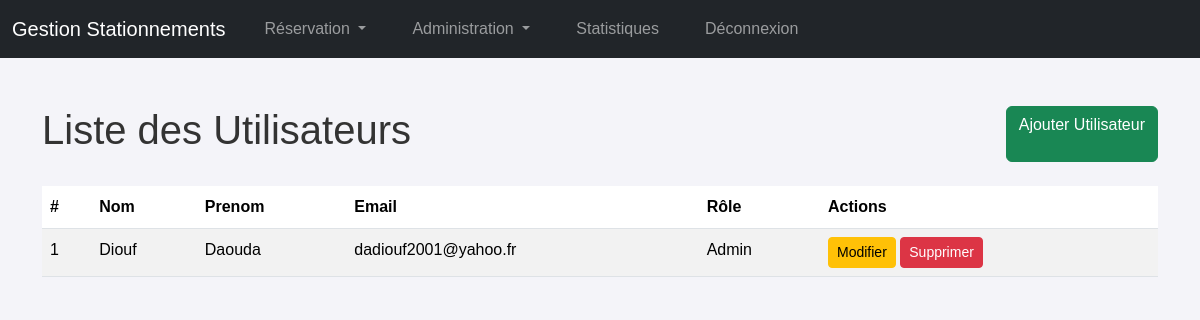
/Utilisateur.php (signed in), run on the app's committed database.
### tables this page shows
CREATE TABLE IF NOT EXISTS `utilisateur` (
  `idUtilisateur` int NOT NULL AUTO_INCREMENT,
  `nom` varchar(100) DEFAULT NULL,
  `prenom` varchar(100) DEFAULT NULL,
  `email` varchar(150) DEFAULT NULL,
  `motDePasse` varchar(255) DEFAULT NULL,
  `typeUtilisateur` enum('Admin','Agent','Client') DEFAULT NULL,
  PRIMARY KEY (`idUtilisateur`),
  UNIQUE KEY `email` (`email`)
);

### Utilisateur.php (the view, shortened to what this page needs)
<?php
$host = "localhost";
$dbname = "stationnement";
$username = "root";
$password = "";
$conn = mysqli_connect($host, $username, $password, $dbname);
$sql = "SELECT * FROM utilisateur";
$result = $conn->query($sql);
include 'header.php';
?>
    <div class="container my-5">
        <div class="d-flex justify-content-between">
            <h1>Liste des Utilisateurs</h1>
            <a href="ajouter_utilisateur.php" class="btn btn-success">Ajouter Utilisateur</a>
        </div>
        <table class="table table-striped mt-4">
            <thead>
                <tr>
                    <th>#</th>
                    <th>Nom</th>
					<th>Prenom</th>
                    <th>Email</th>
                    <th>Rôle</th>
                    <th>Actions</th>
                </tr>
            </thead>
            <tbody>
                <?php
                if ($result->num_rows > 0) {
                    while ($row = $result->fetch_assoc()) {
                        echo "<tr>";
                        echo "<td>" . $row['idUtilisateur'] . "</td>";
                        echo "<td>" . $row['nom'] . "</td>";
						echo "<td>" . $row['prenom'] . "</td>";
                        echo "<td>" . $row['email'] . "</td>";
                        echo "<td>" . $row['typeUtilisateur'] . "</td>";
                        echo "<td>
                                <a href='modifier_utilisateur.php?idUtilisateur=" . $row['idUtilisateur'] . "' class='btn btn-warning btn-sm'>Modifier</a>
                                <a href='supprimer_utilisateur.php?idUtilisateur=" . $row['idUtilisateur'] . "' class='btn btn-danger btn-sm' onclick='return confirm(\"Êtes-vous sûr de vouloir supprimer cet utilisateur ?\");'>Supprimer</a>
                              </td>";
                        echo "</tr>";
                    }
                } else {
                    echo "<tr><td colspan='5' class='text-center'>Aucun utilisateur trouvé</td></tr>";
                }
                ?>
            </tbody>
        </table>
    </div>
</body>
</html>

### styles.css (style rules this page uses)
body { font-family: Arial, sans-serif; margin: 0; padding: 0; line-height: 1.6; background-color: #f4f4f9; color: #333; }

### data on the page
utilisateur: idUtilisateur "1", nom "Diouf", prenom "Daouda", email "dadiouf2001@yahoo.fr", typeUtilisateur "Admin"
